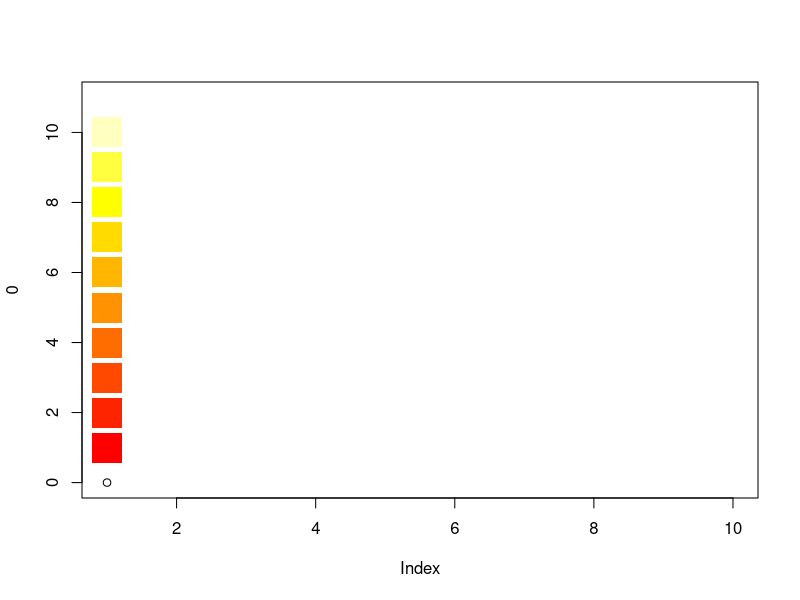
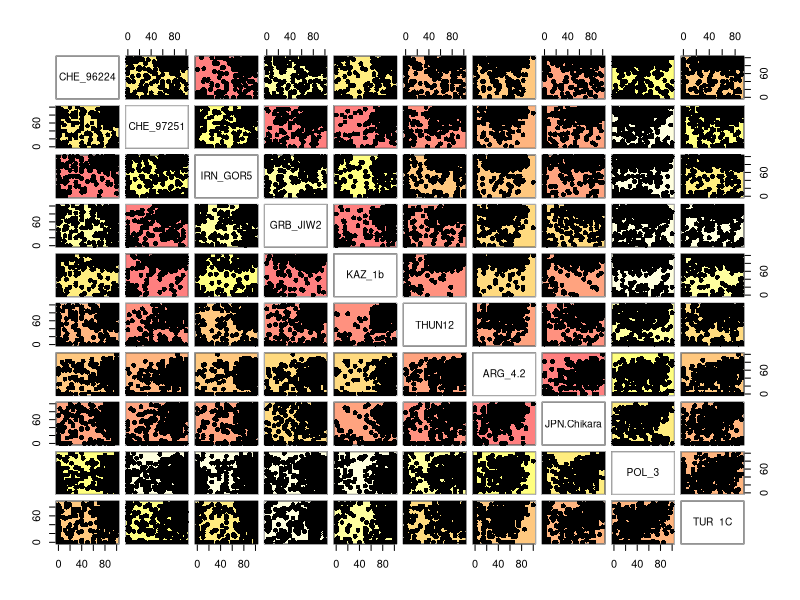

R code for these plots, in order:
### packages 
library(gclus)


### correlation plot 
setwd("Path_to_data")
data <- read.table("Infection_data.txt", header = T, fill=T,as.is=T)
accessions <- as.character(levels(as.factor(data[,1])))
Means_heatmap <- c()
for(i in c(1:length(accessions))){
  Means_heatmap <- rbind(Means_heatmap,c(data[which(data[,1]==accessions[i])[1],1],colMeans(data[which(data[,1]==accessions[i]),c(3:12)])))
}
row.names(Means_heatmap) <- Means_heatmap[,1]
Means_heatmap <- Means_heatmap[,-1]
Means_heatmap <- Means_heatmap[-which(is.na(Means_heatmap[,10])),]

class(Means_heatmap) <- "numeric"

shoot.r <- abs(abs(cor(Means_heatmap))-1)
shoot.col <- dmat.color(shoot.r, colors=heat.colors(10, alpha=0.5))
png("/media/benji/data_benji/005_manuscript/AGENT/Figures/Fig_2/correlation_plot.png", width = 1000, height = 1000)
cpairs(Means_heatmap, panel.colors=shoot.col, gap=.5,pch=16)
dev.off()
### generating scale for legend

plot(0, xlim=c(1,10), ylim=c(0,11))
points(cbind(1, c(1:10)), pch=15, cex=4, col=heat.colors(10))
shoot.r[order(shoot.r)]
